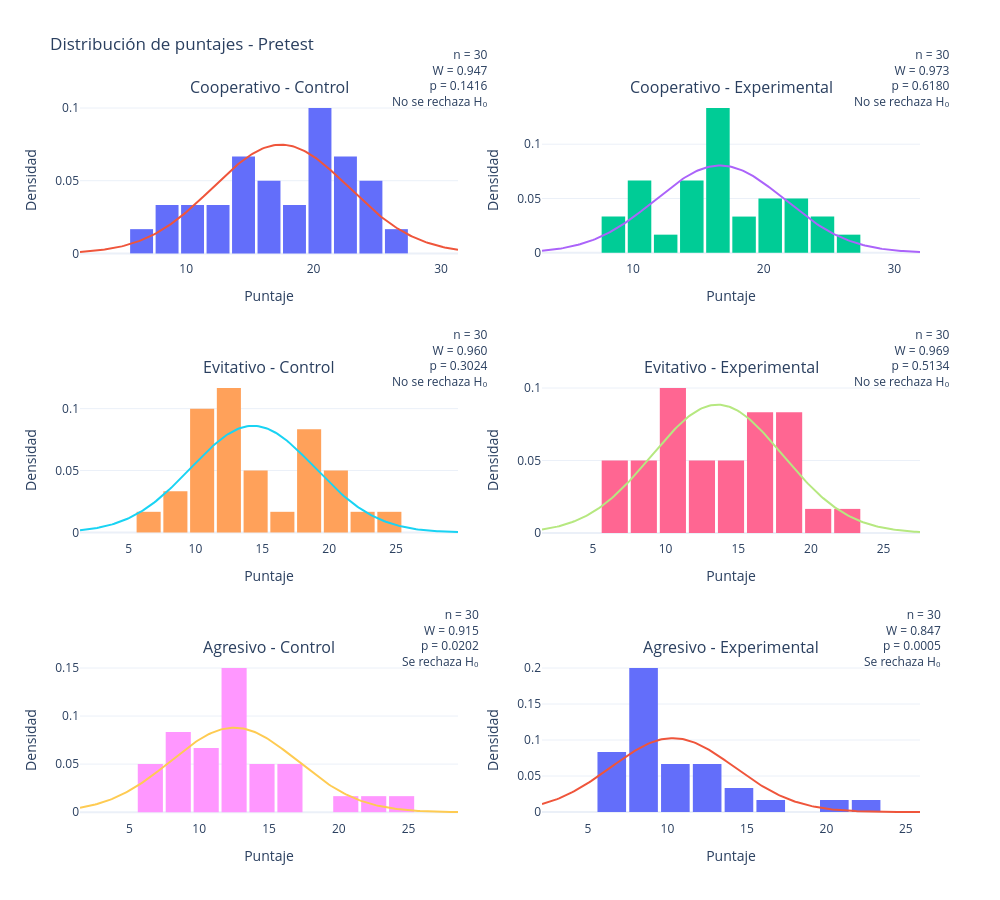

Notebook code cell kept with this figure:
### Code cell
# Categorías
estilos = ['cooperativo', 'evitativo', 'agresivo']
grupos = ['Control', 'Experimental']
alpha = 0.05

# Filtrar únicamente Pretest
pretest = tabla_datos[
    tabla_datos['Test'].astype(str).str.strip().str.lower() == 'pretest'
].copy()

# Normalizar categorías
pretest['Estilo'] = (
    pretest['Estilo'].astype(str).str.strip().str.lower()
)

pretest['Grupo'] = (
    pretest['Grupo'].astype(str).str.strip().str.lower()
)

# Crear subgráficos: 3 estilos x 2 grupos
fig = make_subplots(
    rows=3,
    cols=2,
    subplot_titles=[
        f'{estilo.capitalize()} - {grupo}'
        for estilo in estilos
        for grupo in grupos
    ]
)

# Recorrer cada combinación
for i, (estilo, grupo) in enumerate(
    [(e, g.lower()) for e in estilos for g in grupos]
):

    fila = (i // 2) + 1
    columna = (i % 2) + 1

    # Obtener puntajes individuales
    datos = pretest[
        (pretest['Estilo'] == estilo) &
        (pretest['Grupo'] == grupo)
    ]['Puntaje'].dropna().to_numpy()

    n = len(datos)

    # Verificar datos suficientes
    if n < 3:
        continue

    # Calcular Shapiro-Wilk
    resultado = shapiro(datos)

    W = resultado.statistic
    pvalue = resultado.pvalue

    # Decisión de hipótesis
    if pvalue > alpha:
        hipotesis = 'No se rechaza H₀'
    else:
        hipotesis = 'Se rechaza H₀'

    # Crear histograma
    fig.add_trace(
        go.Histogram(
            x=datos,
            name=f'{estilo} - {grupo}',
            nbinsx=10,
            histnorm='probability density',
            showlegend=False,
            hovertemplate=(
                'Puntaje: %{x}<br>'
                'Densidad: %{y}<extra></extra>'
            )
        ),
        row=fila,
        col=columna
    )

    # Calcular parámetros de distribución normal
    media = np.mean(datos)
    desviacion = np.std(datos, ddof=1)

    if desviacion > 0:

        # Generar rango para la curva normal
        x_normal = np.linspace(
            datos.min() - desviacion,
            datos.max() + desviacion,
            200
        )

        y_normal = norm.pdf(
            x_normal,
            loc=media,
            scale=desviacion
        )

        # Agregar curva normal
        fig.add_trace(
            go.Scatter(
                x=x_normal,
                y=y_normal,
                mode='lines',
                name='Distribución normal',
                line=dict(width=2),
                showlegend=False
            ),
            row=fila,
            col=columna
        )

    # Mostrar resultados de Shapiro-Wilk
    fig.add_annotation(
        x=0.98,
        y=0.95,
        xref='x domain',
        yref='y domain',
        text=(
            f'n = {n}<br>'
            f'W = {W:.3f}<br>'
            f'p = {pvalue:.4f}<br>'
            f'{hipotesis}<br>'
        ),
        #showarrow=False,
        align='right',
        #bordercolor='gray',
        row=fila,
        col=columna
    )

# Configuración general
fig.update_layout(
    title='Distribución de puntajes - Pretest',
    height=900,
    width=1000,
    template='plotly_white',
    bargap=0.1,
    showlegend=False
)

# Configurar ejes
fig.update_xaxes(title_text='Puntaje')
fig.update_yaxes(title_text='Densidad')

fig.show()

### Figure 1 — Plotly figure (JSON) as saved in the notebook; plotly's stock layout.template omitted (floating-point values rounded to 4 significant figures; data arrays with more than 128 entries replaced by an {"elided": "..."} marker saying what was removed)
{"data": [{"histnorm": "probability density", "hovertemplate": "Puntaje: %{x}<br>Densidad: %{y}<extra></extra>", "name": "cooperativo - control", "nbinsx": 10, "showlegend": false, "type": "histogram", "x": [20, 22, 14, 24, 21, 21, 26, 14, 20, 8, 9, 14, 17, 20, 13, 7, 11, 21, 16, 12, 19, 24, 19, 16, 22, 23, 24, 22, 14, 10], "xaxis": "x", "yaxis": "y"}, {"line": {"width": 2}, "mode": "lines", "name": "Distribución normal", "showlegend": false, "type": "scatter", "x": {"elided": "200 float values"}, "xaxis": "x", "y": {"elided": "200 float values"}, "yaxis": "y"}, {"histnorm": "probability density", "hovertemplate": "Puntaje: %{x}<br>Densidad: %{y}<extra></extra>", "name": "cooperativo - experimental", "nbinsx": 10, "showlegend": false, "type": "histogram", "x": [17, 10, 27, 16, 17, 23, 20, 14, 18, 11, 18, 16, 20, 16, 8, 25, 22, 15, 22, 9, 17, 14, 10, 14, 16, 17, 20, 12, 11, 25], "xaxis": "x2", "yaxis": "y2"}, {"line": {"width": 2}, "mode": "lines", "name": "Distribución normal", "showlegend": false, "type": "scatter", "x": {"elided": "200 float values"}, "xaxis": "x2", "y": {"elided": "200 float values"}, "yaxis": "y2"}, {"histnorm": "probability density", "hovertemplate": "Puntaje: %{x}<br>Densidad: %{y}<extra></extra>", "name": "evitativo - control", "nbinsx": 10, "showlegend": false, "type": "histogram", "x": [13, 14, 18, 13, 20, 14, 14, 8, 20, 8, 11, 20, 11, 10, 13, 6, 22, 10, 12, 19, 10, 13, 12, 18, 18, 25, 18, 17, 12, 10], "xaxis": "x3", "yaxis": "y3"}, {"line": {"width": 2}, "mode": "lines", "name": "Distribución normal", "showlegend": false, "type": "scatter", "x": {"elided": "200 float values"}, "xaxis": "x3", "y": {"elided": "200 float values"}, "yaxis": "y3"}, {"histnorm": "probability density", "hovertemplate": "Puntaje: %{x}<br>Densidad: %{y}<extra></extra>", "name": "evitativo - experimental", "nbinsx": 10, "showlegend": false, "type": "histogram", "x": [12, 21, 15, 7, 13, 16, 9, 11, 19, 10, 23, 14, 10, 18, 8, 16, 19, 17, 19, 6, 10, 11, 7, 16, 12, 14, 16, 9, 11, 18], "xaxis": "x4", "yaxis": "y4"}, {"line": {"width": 2}, "mode": "lines", "name": "Distribución normal", "showlegend": false, "type": "scatter", "x": {"elided": "200 float values"}, "xaxis": "x4", "y": {"elided": "200 float values"}, "yaxis": "y4"}, {"histnorm": "probability density", "hovertemplate": "Puntaje: %{x}<br>Densidad: %{y}<extra></extra>", "name": "agresivo - control", "nbinsx": 10, "showlegend": false, "type": "histogram", "x": [8, 13, 15, 8, 12, 12, 7, 6, 15, 10, 12, 21, 9, 14, 13, 10, 12, 11, 23, 11, 7, 16, 8, 12, 12, 17, 24, 8, 17, 12], "xaxis": "x5", "yaxis": "y5"}, {"line": {"width": 2}, "mode": "lines", "name": "Distribución normal", "showlegend": false, "type": "scatter", "x": {"elided": "200 float values"}, "xaxis": "x5", "y": {"elided": "200 float values"}, "yaxis": "y5"}, {"histnorm": "probability density", "hovertemplate": "Puntaje: %{x}<br>Densidad: %{y}<extra></extra>", "name": "agresivo - experimental", "nbinsx": 10, "showlegend": false, "type": "histogram", "x": [16, 9, 8, 11, 12, 11, 9, 8, 20, 8, 8, 12, 8, 15, 9, 7, 6, 9, 11, 8, 14, 7, 6, 22, 12, 12, 8, 8, 10, 6], "xaxis": "x6", "yaxis": "y6"}, {"line": {"width": 2}, "mode": "lines", "name": "Distribución normal", "showlegend": false, "type": "scatter", "x": {"elided": "200 float values"}, "xaxis": "x6", "y": {"elided": "200 float values"}, "yaxis": "y6"}], "layout": {"annotations": [{"font": {"size": 16}, "showarrow": false, "text": "Cooperativo - Control", "x": 0.225, "xanchor": "center", "xref": "paper", "y": 1, "yanchor": "bottom", "yref": "paper"}, {"font": {"size": 16}, "showarrow": false, "text": "Cooperativo - Experimental", "x": 0.775, "xanchor": "center", "xref": "paper", "y": 1, "yanchor": "bottom", "yref": "paper"}, {"font": {"size": 16}, "showarrow": false, "text": "Evitativo - Control", "x": 0.225, "xanchor": "center", "xref": "paper", "y": 0.6111, "yanchor": "bottom", "yref": "paper"}, {"font": {"size": 16}, "showarrow": false, "text": "Evitativo - Experimental", "x": 0.775, "xanchor": "center", "xref": "paper", "y": 0.6111, "yanchor": "bottom", "yref": "paper"}, {"font": {"size": 16}, "showarrow": false, "text": "Agresivo - Control", "x": 0.225, "xanchor": "center", "xref": "paper", "y": 0.2222, "yanchor": "bottom", "yref": "paper"}, {"font": {"size": 16}, "showarrow": false, "text": "Agresivo - Experimental", "x": 0.775, "xanchor": "center", "xref": "paper", "y": 0.2222, "yanchor": "bottom", "yref": "paper"}, {"align": "right", "text": "n = 30<br>W = 0.947<br>p = 0.1416<br>No se rechaza H₀<br>", "x": 0.98, "xref": "x domain", "y": 0.95, "yref": "y domain"}, {"align": "right", "text": "n = 30<br>W = 0.973<br>p = 0.6180<br>No se rechaza H₀<br>", "x": 0.98, "xref": "x2 domain", "y": 0.95, "yref": "y2 domain"}, {"align": "right", "text": "n = 30<br>W = 0.960<br>p = 0.3024<br>No se rechaza H₀<br>", "x": 0.98, "xref": "x3 domain", "y": 0.95, "yref": "y3 domain"}, {"align": "right", "text": "n = 30<br>W = 0.969<br>p = 0.5134<br>No se rechaza H₀<br>", "x": 0.98, "xref": "x4 domain", "y": 0.95, "yref": "y4 domain"}, {"align": "right", "text": "n = 30<br>W = 0.915<br>p = 0.0202<br>Se rechaza H₀<br>", "x": 0.98, "xref": "x5 domain", "y": 0.95, "yref": "y5 domain"}, {"align": "right", "text": "n = 30<br>W = 0.847<br>p = 0.0005<br>Se rechaza H₀<br>", "x": 0.98, "xref": "x6 domain", "y": 0.95, "yref": "y6 domain"}], "bargap": 0.1, "height": 900, "showlegend": false, "title": {"text": "Distribución de puntajes - Pretest"}, "width": 1000, "xaxis": {"anchor": "y", "domain": [0, 0.45], "title": {"text": "Puntaje"}}, "xaxis2": {"anchor": "y2", "domain": [0.55, 1], "title": {"text": "Puntaje"}}, "xaxis3": {"anchor": "y3", "domain": [0, 0.45], "title": {"text": "Puntaje"}}, "xaxis4": {"anchor": "y4", "domain": [0.55, 1], "title": {"text": "Puntaje"}}, "xaxis5": {"anchor": "y5", "domain": [0, 0.45], "title": {"text": "Puntaje"}}, "xaxis6": {"anchor": "y6", "domain": [0.55, 1], "title": {"text": "Puntaje"}}, "yaxis": {"anchor": "x", "domain": [0.7778, 1], "title": {"text": "Densidad"}}, "yaxis2": {"anchor": "x2", "domain": [0.7778, 1], "title": {"text": "Densidad"}}, "yaxis3": {"anchor": "x3", "domain": [0.3889, 0.6111], "title": {"text": "Densidad"}}, "yaxis4": {"anchor": "x4", "domain": [0.3889, 0.6111], "title": {"text": "Densidad"}}, "yaxis5": {"anchor": "x5", "domain": [0, 0.2222], "title": {"text": "Densidad"}}, "yaxis6": {"anchor": "x6", "domain": [0, 0.2222], "title": {"text": "Densidad"}}}}
